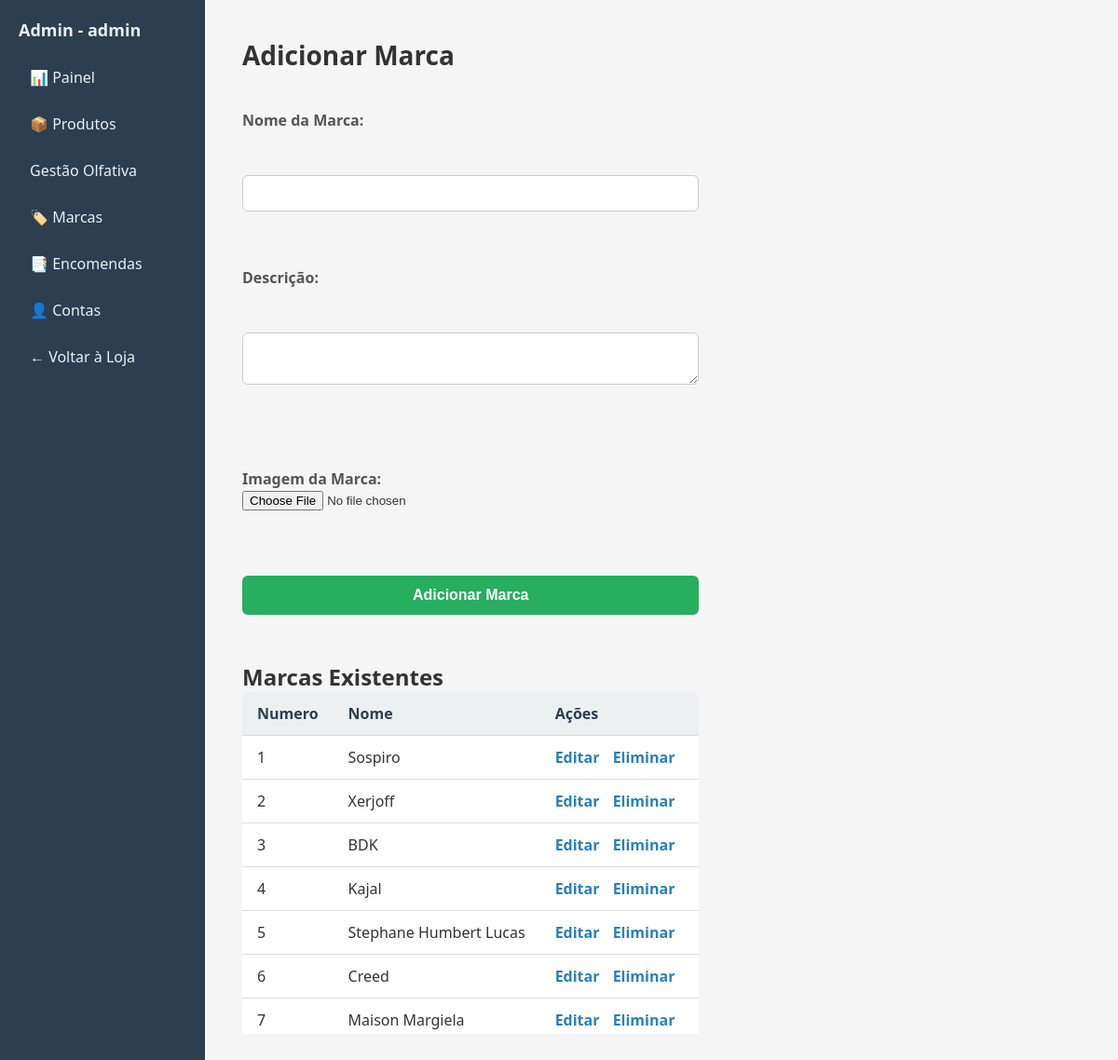
The app's page /dashboard/marcas.php (signed in) with its own data.
### tables this page shows
CREATE TABLE `marcas` (
  `id_marca` int(11) NOT NULL,
  `nome` varchar(255) NOT NULL,
  `caminho_imagem` varchar(230) NOT NULL,
  `descricao` varchar(500) NOT NULL
);

### config.php (called while the page is built, shortened)
<?php
$host = 'localhost';
$user = 'root';
$password = '';
$dbname = 'perfumes_nicho';
try {
    $pdo = new PDO("mysql:host=$host;dbname=$dbname;charset=utf8", $user, $password);
    $pdo->setAttribute(PDO::ATTR_ERRMODE, PDO::ERRMODE_EXCEPTION);
} catch (PDOException $e) {
    die("Erro PDO: " . $e->getMessage());
}
function listarMarcasDashboard()
{
    global $pdo;
    return $pdo->query("SELECT * FROM marcas ORDER BY id_marca")->fetchAll(PDO::FETCH_ASSOC);
}
?>

### dashboard/marcas.php (the view, shortened to what this page needs)
<?php
include('../config.php');
$marcas = listarMarcasDashboard();
?>
<!DOCTYPE html>
<html lang="pt">
<head>
    <link rel="stylesheet" href="styles.css">
</head>
<body>
    <?php include('admin_layout.php'); ?>
    <div class="container-geral">
        <div class="main-content">
            <h1>Adicionar Marca</h1>
            <form method="post" enctype="multipart/form-data" class="form-container">
                <label>Nome da Marca:</label>
                <input type="text" name="nome" required>
                <label>Descrição:</label>
                <textarea name="descricao" required></textarea>
                <div class="imagens-section">
                    <div class="imagem-bloco">
                        <label>Imagem da Marca:</label>
                        <input type="file" name="imagem" accept="image/*">
                    </div>
                </div>
                <button type="submit" class="botao-submit">Adicionar Marca</button>
            </form>
            <div class="tabela-produtos">
                <h2>Marcas Existentes</h2>
                <table>
                    <thead>
                        <tr>
                            <th>Numero</th>
                            <th>Nome</th>
                            <th>Ações</th>
                        </tr>
                    </thead>
                    <tbody>
                        <?php foreach ($marcas as $marca): ?>
                            <tr>
                                <td><?= $marca['id_marca'] ?></td>
                                <td><?= htmlspecialchars($marca['nome']) ?></td>
                                <td>
                                    <a href="editar_marca.php?id=<?= $marca['id_marca'] ?>" class="editar-link">Editar</a>
                                    <a href="eliminar_marca.php?id=<?= $marca['id_marca'] ?>"
                                        class="eliminar-link">Eliminar</a>
                                </td>
                            </tr>
                        <?php endforeach; ?>
                    </tbody>
                </table>
            </div>
        </div>
    </div>
</body>
</html>

### dashboard/styles.css (style rules this page uses)
* { margin: 0; padding: 0; box-sizing: border-box; }
body { font-family: "Segoe UI", sans-serif; display: flex; min-height: 100vh; background-color: #f5f5f5; color: #333; }
.main-content { flex: 1; padding: 40px; }
.main-content h1 { font-size: 28px; margin-bottom: 20px; }
.tabela-produtos { max-height: 400px; overflow-y: auto; }
table { width: 100%; border-collapse: collapse; background-color: #fff; border-radius: 8px; overflow: hidden; box-shadow: 0 4px 10px rgba(0, 0, 0, 0.05); }
th, td { padding: 12px 16px; text-align: left; border-bottom: 1px solid #ddd; }
th { background-color: #ecf0f1; font-weight: bold; color: #2c3e50; }
td a { margin-right: 10px; color: #2980b9; text-decoration: none; font-weight: bold; }
.form-container { display: flex; flex-direction: column; gap: 40px; }
label { display: block; margin-top: 20px; font-weight: 600; font-size: 16px; color: #555; }
input[type="text"], input[type="number"], textarea, select { width: 100%; padding: 10px 15px; margin-top: 8px; border: 1px solid #ccc; border-radius: 6px; font-size: 15px; }
button[type="submit"], .botao-submit { padding: 12px 30px; background-color: #27ae60; color: white; border: none; border-radius: 6px; font-weight: bold; font-size: 16px; cursor: pointer; transition: background 0.3s; }
.botao-submit { margin-top: 30px; margin-bottom: 50px; }
.imagens-section { display: flex; flex-wrap: wrap; gap: 30px; margin-top: 30px; }
.imagem-bloco { flex: 1 1 250px; }

### records on screen
marcas: id_marca "1", nome "Sospiro"
marcas: id_marca "2", nome "Xerjoff"
marcas: id_marca "3", nome "BDK"
marcas: id_marca "4", nome "Kajal"
marcas: id_marca "5", nome "Stephane Humbert Lucas"
marcas: id_marca "6", nome "Creed"
marcas: id_marca "7", nome "Maison Margiela"

### other values on screen
$nome_utilizador "admin"
